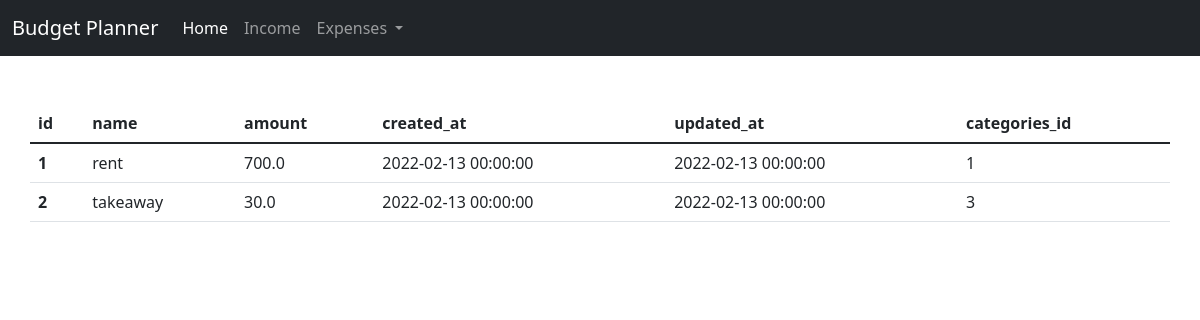
Page /view_expenses on the earlier database version.
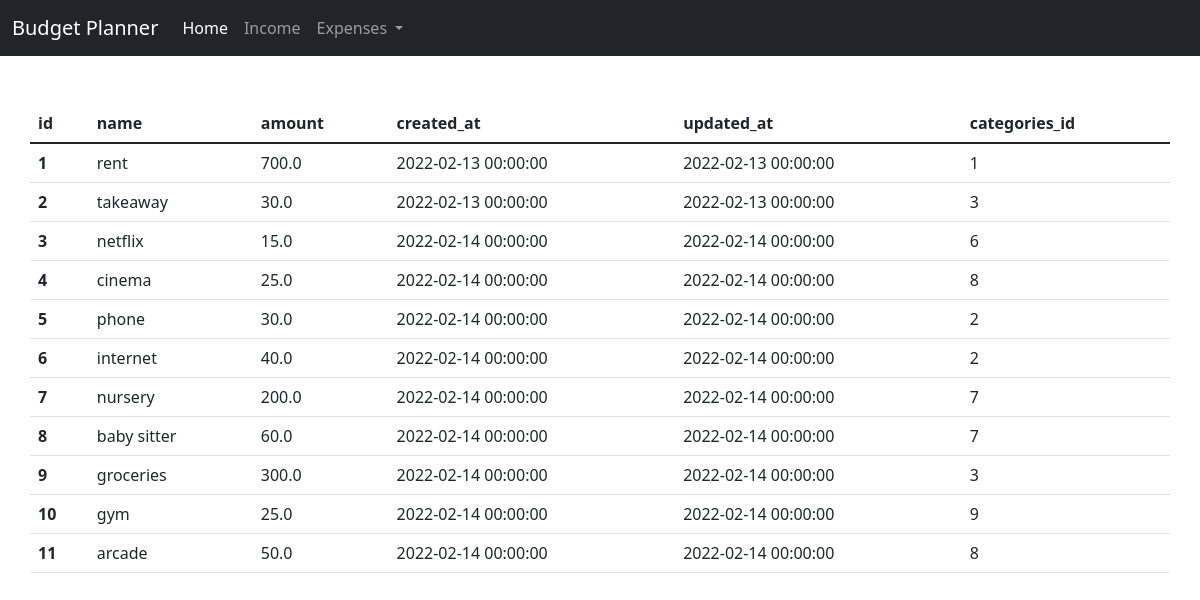
Same page on the later database version.
### application/models.py (models this page shows)
class Expenses(db.Model):
    id = db.Column(db.Integer, primary_key = True)
    name = db.Column(db.String(50), nullable = False)
    amount = db.Column(db.Float, nullable = False)
    created_at = db.Column(db.DateTime, nullable = False, default = date.today())
    updated_at = db.Column(db.DateTime, nullable = False, default = date.today())
    categories_id = db.Column(db.Integer, db.ForeignKey('categories.id'), nullable = False)

### application/routes.py (the view)
@app.route('/view_expenses', methods=['POST', 'GET'])
def view_expenses():
    all_expenses = Expenses.query.all()
    all_columns = Expenses.__table__.columns.keys()
    return render_template('view_expenses.html', title="Budget Planner", all_columns=all_columns, all_expenses=all_expenses)

### application/templates/view_expenses.html (shortened to what this page needs)
{% extends 'layout.html' %}
{% block body_content %}
<div class="container"><br>
  <div class="row align-items-center justify-content-center">
<table id="all_expenses_table" class="table">
    <thead>
      <tr>
        {% for column in all_columns %}
          <th scope="col">{{ column }}</th>
        {% endfor %}
      </tr>
    </thead>
    <tbody>
      {% for expense in all_expenses %}
        <tr>
            <th scope="row">{{ expense.id }}</th>
            <td>{{ expense.name }}</td>
            <td>{{ expense.amount }}</td>
            <td>{{ expense.created_at }}</td>
            <td>{{ expense.updated_at }}</td>
            <td>{{ expense.categories_id }}</td>
        </tr>
      {% endfor %}
    </tbody>
  </table>
  </div>
</div>
{% endblock body_content %}

### application/templates/layout.html (shortened to what this page needs)
{% extends "base.html" %}
{% block body %}
    <nav class="navbar navbar-expand-lg navbar-dark bg-dark">
      <div class="container-fluid">
        <a class="navbar-brand" href="#">Budget Planner</a>
        <div class="collapse navbar-collapse" id="navbarNavDropdown">
          <ul class="navbar-nav">
            <li class="nav-item">
              <a class="nav-link active" aria-current="page" href="{{ url_for('index') }}">Home</a>
            </li>
            <li class="nav-item">
              <a class="nav-link" href="{{ url_for('income') }}">Income</a>
            </li>
            <li class="nav-item dropdown">
              <a class="nav-link dropdown-toggle" href="#" id="navbarDropdownMenuLink" role="button" data-bs-toggle="dropdown" aria-expanded="false">
                Expenses
              </a>
            </li>
          </ul>
        </div>
      </div>
    </nav>
    <br>
    {% block body_content %}
    {% endblock body_content %}
{% endblock body %}

### application/templates/base.html (shortened to what this page needs)
<html lang="en">
<head>
    <link href="https://cdn.jsdelivr.net/npm/bootstrap@5.1.3/dist/css/bootstrap.min.css" rel="stylesheet">
    <link rel="stylesheet" type="text/css" href="https://cdn.datatables.net/1.10.25/css/dataTables.bootstrap5.css">
</head>
<body>
    {% block body %}
    {% endblock body %}
</body>
</html>

Differences in the rows shown:
added Expenses: id "3", name "netflix", amount "15.0", created_at "2022-02-14 00:00:00", updated_at "2022-02-14 00:00:00", categories_id "6"
added Expenses: id "4", name "cinema", amount "25.0", created_at "2022-02-14 00:00:00", updated_at "2022-02-14 00:00:00", categories_id "8"
added Expenses: id "5", name "phone", amount "30.0", created_at "2022-02-14 00:00:00", updated_at "2022-02-14 00:00:00", categories_id "2"
added Expenses: id "6", name "internet", amount "40.0", created_at "2022-02-14 00:00:00", updated_at "2022-02-14 00:00:00", categories_id "2"
added Expenses: id "7", name "nursery", amount "200.0", created_at "2022-02-14 00:00:00", updated_at "2022-02-14 00:00:00", categories_id "7"
added Expenses: id "8", name "baby sitter", amount "60.0", created_at "2022-02-14 00:00:00", updated_at "2022-02-14 00:00:00", categories_id "7"
added Expenses: id "9", name "groceries", amount "300.0", created_at "2022-02-14 00:00:00", updated_at "2022-02-14 00:00:00", categories_id "3"
added Expenses: id "10", name "gym", amount "25.0", created_at "2022-02-14 00:00:00", updated_at "2022-02-14 00:00:00", categories_id "9"
added Expenses: id "11", name "arcade", amount "50.0", created_at "2022-02-14 00:00:00", updated_at "2022-02-14 00:00:00", categories_id "8"
